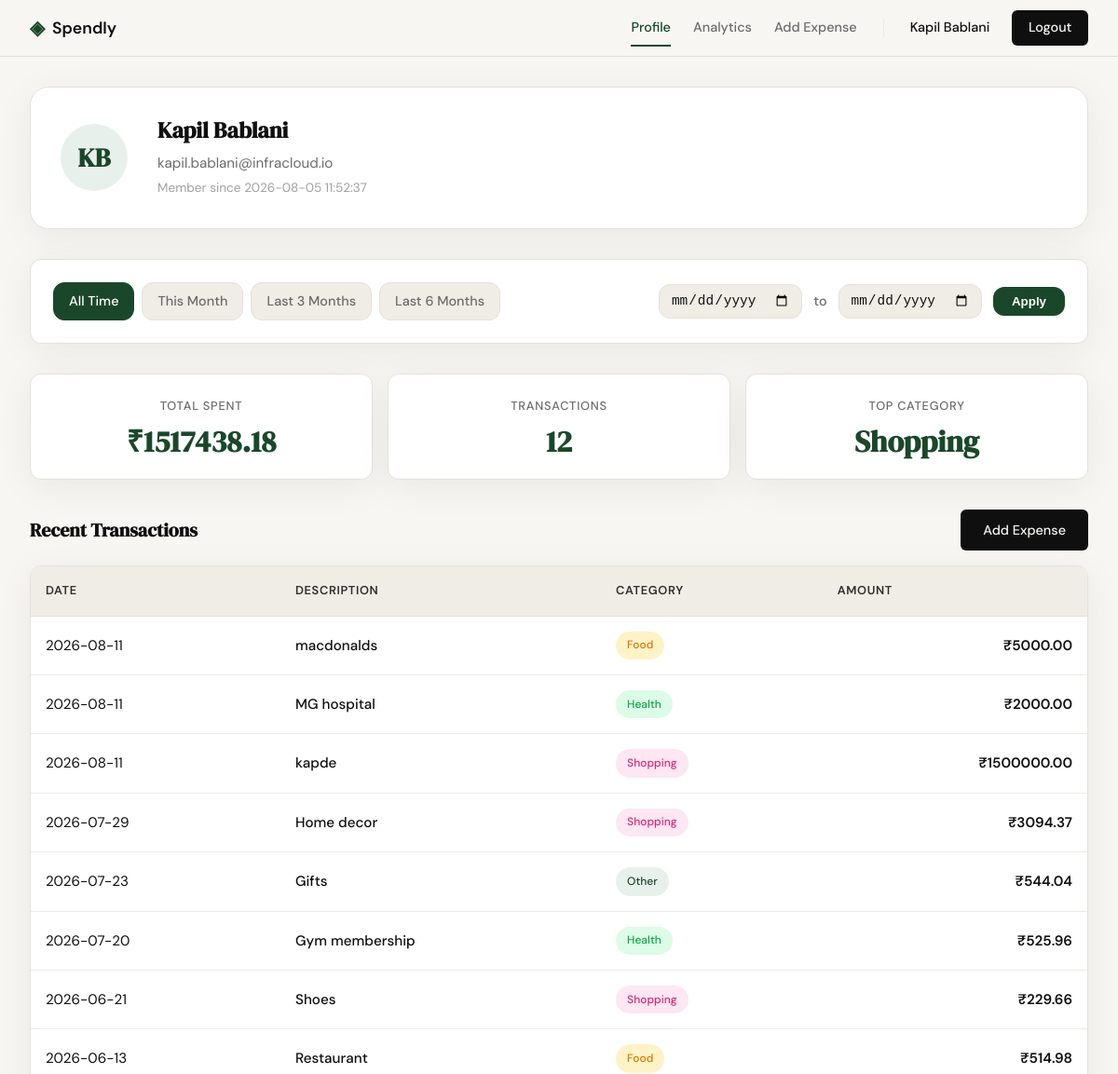
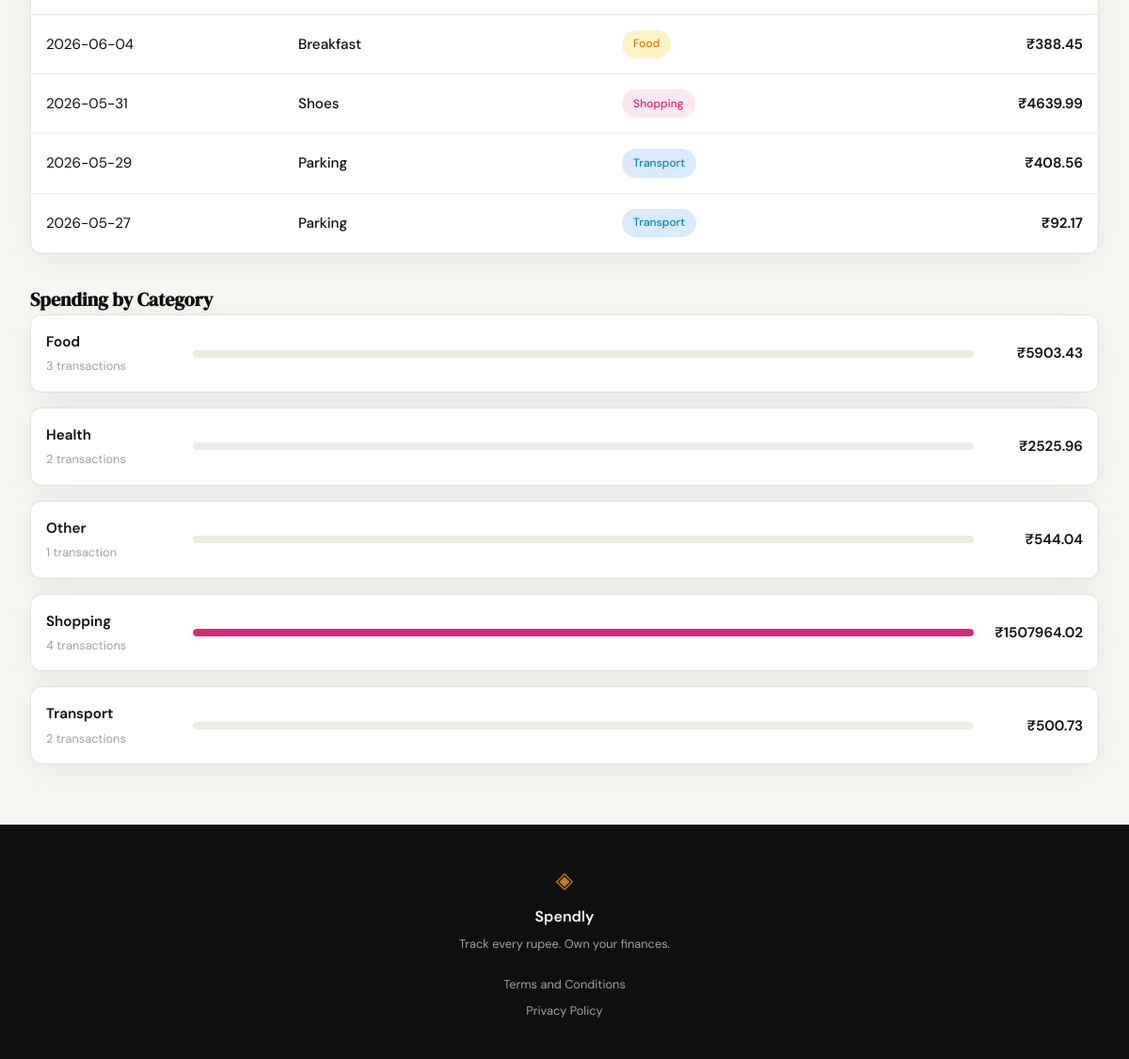
Page /profile (signed in) on the earlier database version (2 pictures, top to bottom).
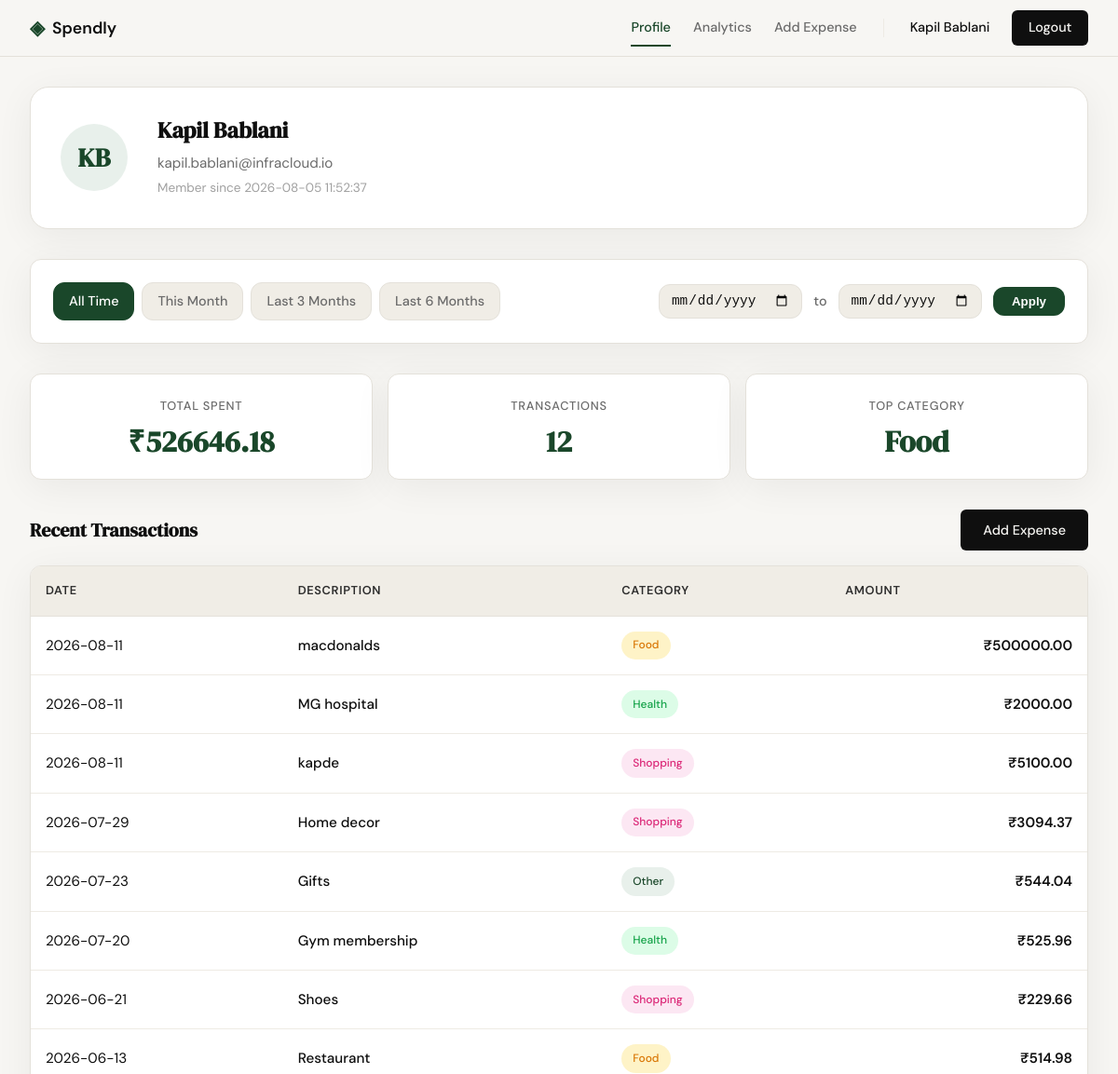
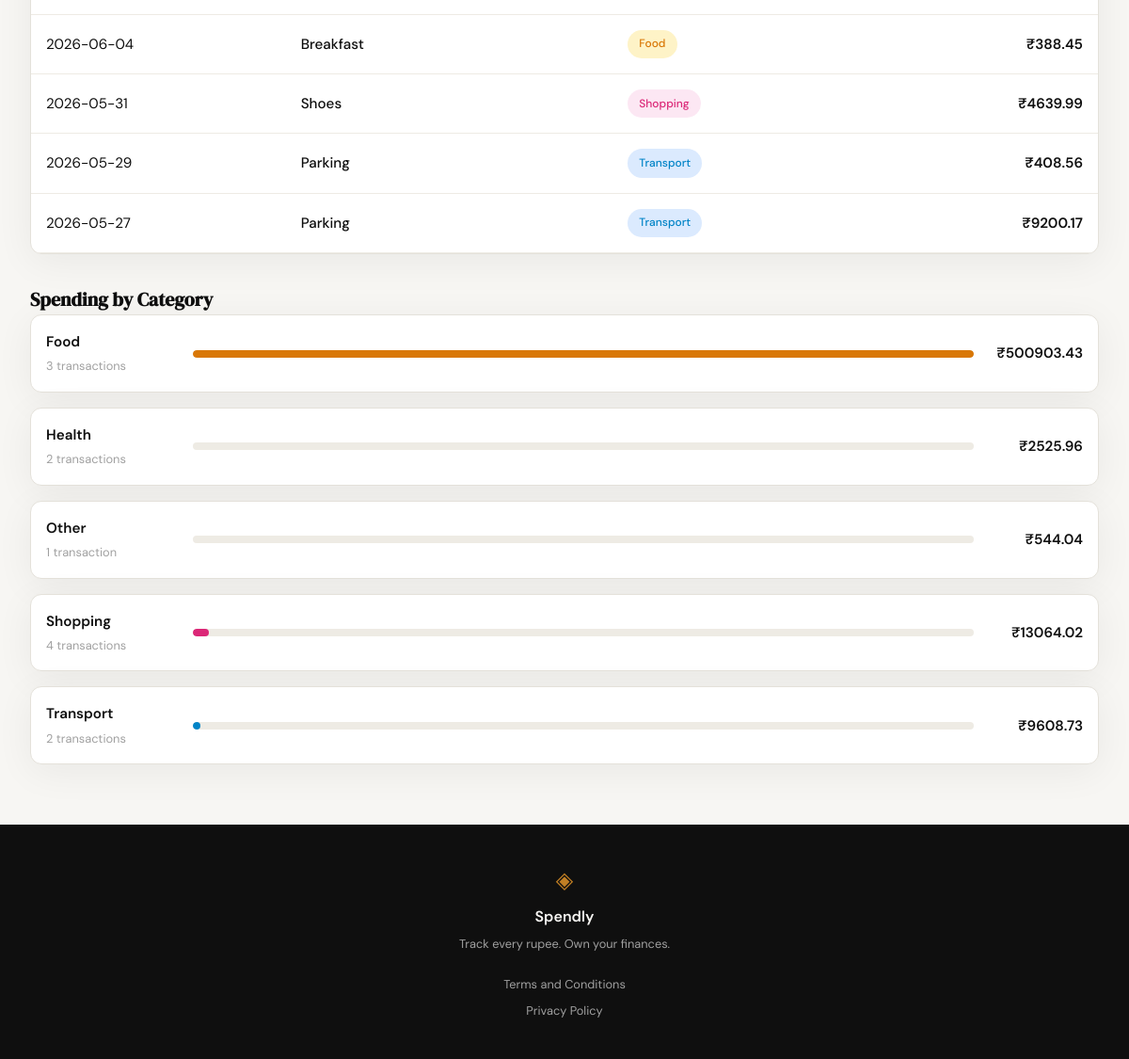
Same page on the later database version (2 pictures, top to bottom).
### tables this page shows
CREATE TABLE users (
            id INTEGER PRIMARY KEY AUTOINCREMENT,
            name TEXT NOT NULL,
            email TEXT UNIQUE NOT NULL,
            password_hash TEXT NOT NULL,
            created_at TEXT DEFAULT (datetime('now'))
        );

CREATE TABLE expenses (
            id INTEGER PRIMARY KEY AUTOINCREMENT,
            user_id INTEGER NOT NULL,
            amount REAL NOT NULL,
            category TEXT NOT NULL,
            date TEXT NOT NULL,
            description TEXT,
            created_at TEXT DEFAULT (datetime('now')),
            FOREIGN KEY (user_id) REFERENCES users (id)
        );

### app.py (the view)
@app.route("/profile")
def profile():
    if not session.get("user_id"):
        return redirect(url_for("login"))
    user_id = session.get("user_id")
    date_from = parse_iso_date(request.args.get("date_from"))
    date_to = parse_iso_date(request.args.get("date_to"))
    if date_from and date_to and date_from > date_to:
        flash("Start date must be before end date.", "error")
        date_from = None
        date_to = None
    user = get_user_by_id(user_id)
    if not user:
        return redirect(url_for("login"))
    user_name = user["name"]
    user_email = user["email"]
    user_initials = "".join(word[0].upper() for word in user_name.split())
    member_since = user["created_at"]
    expenses = get_user_expenses(user_id, date_from, date_to)
    transactions_data = [
        {
            "date": expense["date"],
            "description": expense["description"] or "",
            "category": expense["category"],
            "category_slug": expense["category"].lower(),
            "amount": f"{expense['amount']:.2f}"
        }
        for expense in expenses
    ]
    summary = get_expense_summary(user_id, date_from, date_to)
    total_spent = summary["total"]
    transaction_count = summary["count"]
    top_category = summary["top_category"]
    categories = summary["categories"]
    preset_this_month = get_preset_dates("this_month")
    preset_last_3_months = get_preset_dates("last_3_months")
    preset_last_6_months = get_preset_dates("last_6_months")
    active_preset = determine_active_preset(date_from, date_to)
    context = {
        "user_name": user_name,
        "user_initials": user_initials,
        "user_email": user_email,
        "member_since": member_since,
        "total_spent": total_spent,
        "transaction_count": transaction_count,
        "top_category": top_category,
        "transactions": transactions_data,
        "categories": categories,
        "date_from": date_from,
        "date_to": date_to,
        "active_preset": active_preset,
        "preset_this_month": preset_this_month,
        "preset_last_3_months": preset_last_3_months,
        "preset_last_6_months": preset_last_6_months,
    }
    return render_template("profile.html", **context)

### app.py (called while the page is built)
def parse_iso_date(value):
    if not value:
        return None
    try:
        return datetime.strptime(value, "%Y-%m-%d").date().isoformat()
    except ValueError:
        return None

def get_preset_dates(preset):
    today = datetime.now().date()
    if preset == "this_month":
        return {
            "from": today.replace(day=1).isoformat(),
            "to": today.isoformat()
        }
    elif preset == "last_3_months":
        return {
            "from": (today - timedelta(days=90)).isoformat(),
            "to": today.isoformat()
        }
    elif preset == "last_6_months":
        return {
            "from": (today - timedelta(days=180)).isoformat(),
            "to": today.isoformat()
        }
    else:  # "all_time" or absent
        return {"from": None, "to": None}

def determine_active_preset(date_from, date_to):
    if not date_from or not date_to:
        return "all_time"
    for preset in ("this_month", "last_3_months", "last_6_months"):
        preset_dates = get_preset_dates(preset)
        if date_from == preset_dates["from"] and date_to == preset_dates["to"]:
            return preset
    return "custom"

### database/db.py (called while the page is built)
def get_db():
    db_path = os.path.join(os.path.dirname(__file__), "..", "spendly.db")
    conn = sqlite3.connect(db_path)
    conn.row_factory = sqlite3.Row
    conn.execute("PRAGMA foreign_keys = ON")
    return conn

def get_user_by_id(user_id):
    db = get_db()
    cursor = db.cursor()
    cursor.execute("SELECT id, name, email, created_at FROM users WHERE id = ?", (user_id,))
    user = cursor.fetchone()
    db.close()
    return user

def get_user_expenses(user_id, date_from=None, date_to=None):
    db = get_db()
    cursor = db.cursor()
    query = "SELECT id, amount, category, date, description FROM expenses WHERE user_id = ?"
    params = [user_id]
    if date_from and date_to:
        query += " AND date BETWEEN ? AND ?"
        params.extend([date_from, date_to])
    query += " ORDER BY date DESC"
    cursor.execute(query, tuple(params))
    expenses = cursor.fetchall()
    db.close()
    return expenses if expenses else []

### templates/profile.html (shortened to what this page needs)
{% extends "base.html" %}
{% block head %}
<link rel="stylesheet" href="{{ url_for('static', filename='css/profile.css') }}">
{% endblock %}
{% block content %}
<div class="profile-wrapper">
  <div class="user-card">
    <div class="user-avatar">{{ user_initials }}</div>
    <div class="user-details">
      <h1 class="user-name">{{ user_name }}</h1>
      <p class="user-email">{{ user_email }}</p>
      <p class="user-meta">Member since {{ member_since }}</p>
    </div>
  </div>
  <div class="filter-bar">
    <div class="filter-presets">
      <a href="{{ url_for('profile') }}"
         class="preset-btn {% if active_preset == 'all_time' %}preset-btn--active{% endif %}">
        All Time
      </a>
      <a href="{{ url_for('profile', date_from=preset_this_month['from'], date_to=preset_this_month['to']) }}"
         class="preset-btn {% if active_preset == 'this_month' %}preset-btn--active{% endif %}">
        This Month
      </a>
      <a href="{{ url_for('profile', date_from=preset_last_3_months['from'], date_to=preset_last_3_months['to']) }}"
         class="preset-btn {% if active_preset == 'last_3_months' %}preset-btn--active{% endif %}">
        Last 3 Months
      </a>
      <a href="{{ url_for('profile', date_from=preset_last_6_months['from'], date_to=preset_last_6_months['to']) }}"
         class="preset-btn {% if active_preset == 'last_6_months' %}preset-btn--active{% endif %}">
        Last 6 Months
      </a>
    </div>
    <form method="GET" action="{{ url_for('profile') }}" class="filter-form">
      <input type="date" name="date_from" value="{{ date_from or '' }}" class="filter-input">
      <span class="filter-separator">to</span>
      <input type="date" name="date_to" value="{{ date_to or '' }}" class="filter-input">
      <button type="submit" class="filter-apply">Apply</button>
    </form>
  </div>
  <div class="stats-grid">
    <div class="stat-box">
      <div class="stat-label">Total Spent</div>
      <div class="stat-value">₹{{ total_spent }}</div>
    </div>
    <div class="stat-box">
      <div class="stat-label">Transactions</div>
      <div class="stat-value">{{ transaction_count }}</div>
    </div>
    <div class="stat-box">
      <div class="stat-label">Top Category</div>
      <div class="stat-value">{{ top_category }}</div>
    </div>
  </div>
  <section class="profile-section">
    <div class="section-header">
      <h2 class="section-heading">Recent Transactions</h2>
      <a href="{{ url_for('add_expense') }}" class="btn-primary">Add Expense</a>
    </div>
    <div class="transactions-table-wrapper">
      <table class="transactions-table">
        <thead>
          <tr>
            <th>Date</th>
            <th>Description</th>
            <th>Category</th>
            <th class="amount-cell">Amount</th>
          </tr>
        </thead>
        <tbody>
          {% for transaction in transactions %}
          <tr>
            <td class="date-cell">{{ transaction.date }}</td>
            <td class="description-cell">{{ transaction.description }}</td>
            <td class="category-cell">
              <span class="category-badge category-{{ transaction.category_slug }}">
                {{ transaction.category }}
              </span>
            </td>
            <td class="amount-cell">₹{{ transaction.amount }}</td>
          </tr>
          {% endfor %}
        </tbody>
      </table>
    </div>
  </section>
  <section class="profile-section">
    <h2 class="section-heading">Spending by Category</h2>
    <div class="breakdown-list">
      {% for category in categories %}
      <div class="breakdown-item">
        <div class="breakdown-label">
          <span class="breakdown-name">{{ category.name }}</span>
          <span class="breakdown-count">{{ category.count }} transaction{% if category.count != 1 %}s{% endif %}</span>
        </div>
        <div class="breakdown-bar-container">
          <div class="breakdown-bar">
            <div
              class="breakdown-bar-fill category-{{ category.slug }}"
              style="width: {{ category.percentage }}%"
            ></div>
          </div>
        </div>
        <div class="breakdown-amount">₹{{ category.total }}</div>
      </div>
      {% endfor %}
    </div>
  </section>
</div>
{% endblock %}

### templates/base.html (shortened to what this page needs)
<!DOCTYPE html>
<html lang="en">
<head>
    <link rel="stylesheet" href="{{ url_for('static', filename='css/style.css') }}">
    {% block head %}{% endblock %}
</head>
<body>
    <nav class="navbar">
        <div class="nav-inner">
            <a href="{{ url_for('landing') }}" class="nav-brand">
                <span class="brand-icon">◈</span>
                <span class="brand-name">Spendly</span>
            </a>
            <div class="nav-links">
                {% if session.get('user_id') %}
                    <a href="{{ url_for('profile') }}" class="nav-link {% if request.endpoint == 'profile' %}active{% endif %}">Profile</a>
                    <a href="{{ url_for('analytics') }}" class="nav-link {% if request.endpoint == 'analytics' %}active{% endif %}">Analytics</a>
                    <a href="{{ url_for('add_expense') }}" class="nav-link {% if request.endpoint == 'add_expense' %}active{% endif %}">Add Expense</a>
                    <span class="nav-username">{{ session.get('user_name', 'User') }}</span>
                    <a href="{{ url_for('logout') }}" class="nav-cta">Logout</a>
                {% else %}
                    <a href="{{ url_for('login') }}">Sign in</a>
                    <a href="{{ url_for('register') }}" class="nav-cta">Get started</a>
                {% endif %}
            </div>
        </div>
    </nav>
    <main class="main-content">
        {% block content %}{% endblock %}
    </main>
    <footer class="footer">
        <div class="footer-inner">
            <span class="brand-icon">◈</span>
            <span class="footer-name">Spendly</span>
            <p class="footer-copy">Track every rupee. Own your finances.</p>
            <div class="footer-links">
                <a href="{{ url_for('terms') }}">Terms and Conditions</a>
                <a href="{{ url_for('privacy') }}">Privacy Policy</a>
            </div>
        </div>
    </footer>
</body>
</html>

### static/css/style.css (style rules this page uses)
:root { --ink: #0f0f0f; --ink-soft: #2d2d2d; --ink-muted: #6b6b6b; --ink-faint: #a0a0a0; --paper: #f7f6f3; --paper-warm: #f0ede6; --paper-card: #ffffff; --accent: #1a472a; --accent-light: #e8f0eb; --accent-2: #c17f24; --accent-2-light: #fdf3e3; --danger: #c0392b; --danger-light: #fdecea; --border: #e4e1da; --border-soft: #eeebe4; --font-display: 'DM Serif Display', Georgia, serif; --font-body: 'DM Sans', system-ui, sans-serif; --max-width: 1200px; --auth-width: 440px; --radius-sm: 6px; --radius-md: 12px; --radius-lg: 20px; }
*, *::before, *::after { box-sizing: border-box; margin: 0; padding: 0; }
html { font-size: 16px; scroll-behavior: smooth; }
body { background: var(--paper); color: var(--ink); font-family: var(--font-body); font-size: 1rem; line-height: 1.6; -webkit-font-smoothing: antialiased; }
a { color: inherit; text-decoration: none; }
.navbar { position: sticky; top: 0; z-index: 100; background: var(--paper); border-bottom: 1px solid var(--border); padding: 0 2rem; }
.nav-inner { max-width: var(--max-width); margin: 0 auto; height: 60px; display: flex; align-items: center; justify-content: space-between; }
.nav-brand { display: flex; align-items: center; gap: 0.5rem; font-family: var(--font-body); font-weight: 600; font-size: 1.1rem; color: var(--ink); }
.brand-icon { color: var(--accent); font-size: 1.3rem; }
.brand-name { color: var(--ink); }
.nav-links { display: flex; align-items: center; gap: 1.5rem; font-size: 0.9rem; font-weight: 500; }
.nav-links a { color: var(--ink-muted); transition: color 0.2s; }
.nav-cta { background: var(--ink) !important; color: var(--paper) !important; padding: 0.45rem 1.1rem; border-radius: var(--radius-sm); transition: background 0.2s !important; }
.main-content { min-height: calc(100vh - 60px - 100px); }
.btn-primary { display: inline-block; background: var(--ink); color: var(--paper); padding: 0.65rem 1.5rem; border-radius: var(--radius-sm); font-family: var(--font-body); font-size: 0.9rem; font-weight: 500; cursor: pointer; border: none; transition: background 0.2s; text-decoration: none; }
.footer { background: var(--ink); color: var(--paper); padding: 2.5rem 2rem; text-align: center; }
.footer-inner { display: flex; flex-direction: column; align-items: center; gap: 0.4rem; }
.footer .brand-icon { color: var(--accent-2); font-size: 1.5rem; }
.footer-name { font-weight: 600; font-size: 1rem; }
.footer-copy { font-size: 0.8rem; color: var(--ink-faint); }
.footer-links { display: flex; flex-direction: column; gap: 0.5rem; margin-top: 1rem; }
.footer-links a { font-size: 0.8rem; color: var(--ink-faint); transition: color 0.2s; }
.nav-link { position: relative; color: var(--ink-muted); transition: color 0.2s; }
.nav-link.active { color: var(--accent); font-weight: 500; }
.nav-link.active::after { content: ''; position: absolute; bottom: -8px; left: 0; right: 0; height: 2px; background: var(--accent); }

Differences in the rows shown:
changed expenses "macdonalds": amount "5000.00" → "500000.00"; total "5903.43" → "500903.43"
changed expenses "kapde": amount "1500000.00" → "5100.00"; {{ category.percentage }} 100 → 2 (drawn); total "1507964.02" → "13064.02"
computed for expenses (number 11 of 12 on the later page): total "500.73" → "9608.73"
changed expenses (number 12 of 12 on the later page): amount "92.17" → "9200.17"
Other differences:
{{ total_spent }}: "1517438.18" → "526646.18"
{{ top_category }}: "Shopping" → "Food"
